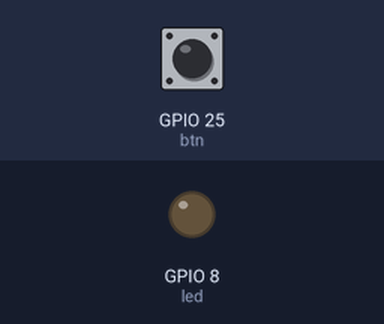
Bench run of a program on a simulated Raspberry Pi (BCM pin numbers). On the bench: output pins drawn as LEDs (lit = HIGH). Inputs (shaded band) come from the test bench; at power-on: GPIO 25 (btn) HIGH.

Above: at 1.2 s.
1.3 s: GPIO 25 (btn) pulled LOW for 0.15 s
At 1.37 s:
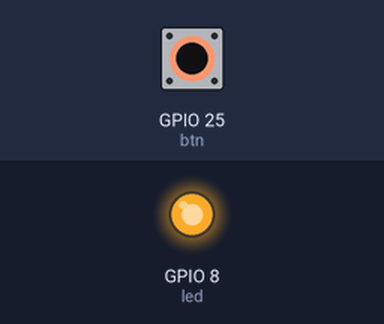
2.9 s: GPIO 25 (btn) pulled LOW for 3.2 s
At 7.1 s:
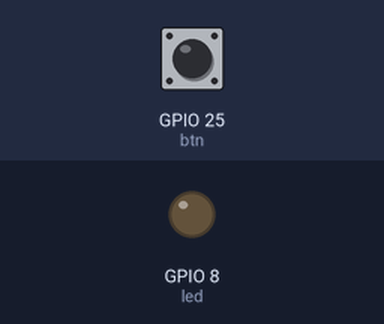
Timing chart, 0 to 8.6 s (numbered marks = the images above; inputs shaded):
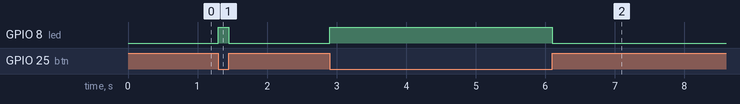

The program:

buttonLed.py
```python
from gpiozero import LED,Button
from time import sleep

led=LED(8)
btn=Button(25)

while True:
        if(btn.is_pressed):
                #버튼이 눌렸을때
                led.on()
        else:
                led.off()
```

Measured:
- after the input at 1.3 s, GPIO 8 (led): LOW → HIGH at once, → LOW 0.15 s later
- after the input at 2.9 s, GPIO 8 (led): LOW → HIGH at once, → LOW 3.2 s later
